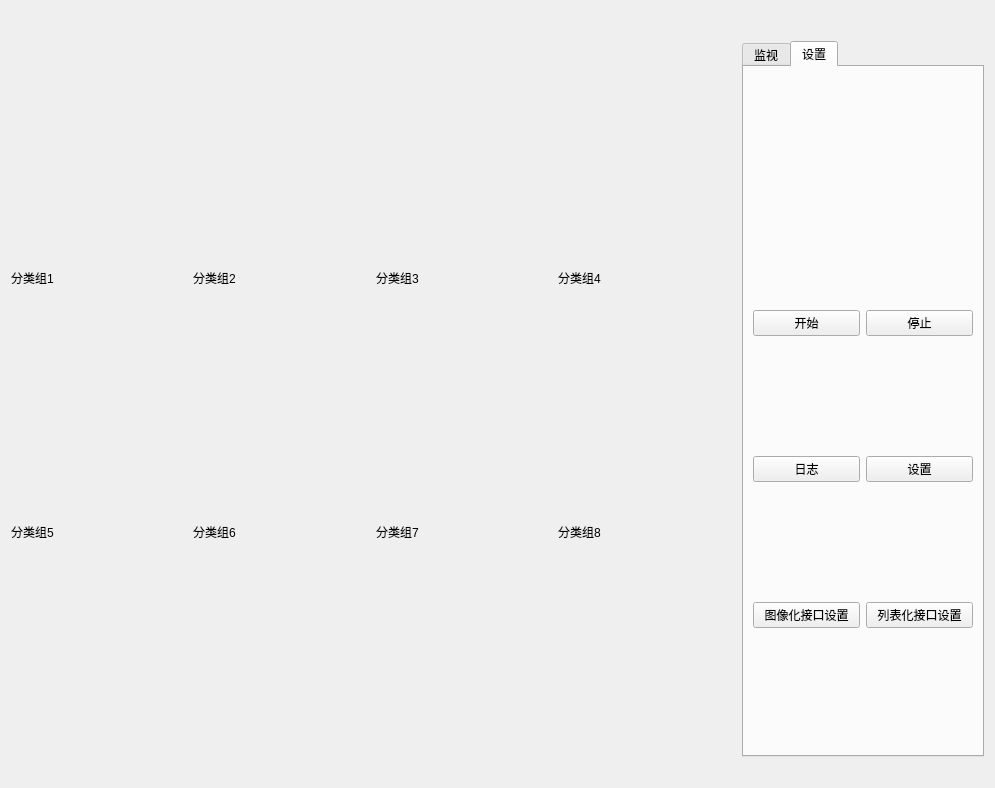
<?xml version="1.0" encoding="UTF-8"?>
<ui version="4.0">
 <class>mainui</class>
 <widget class="PanelItem" name="mainui">
  <property name="windowModality">
   <enum>Qt::NonModal</enum>
  </property>
  <property name="enabled">
   <bool>true</bool>
  </property>
  <property name="geometry">
   <rect>
    <x>0</x>
    <y>0</y>
    <width>995</width>
    <height>788</height>
   </rect>
  </property>
  <property name="windowTitle">
   <string>Form</string>
  </property>
  <property name="titleText" stdset="0">
   <string>音频监测</string>
  </property>
  <property name="isAlarm" stdset="0">
   <bool>false</bool>
  </property>
  <layout class="QHBoxLayout" name="mainuiLayout" stretch="3,1">
   <property name="topMargin">
    <number>35</number>
   </property>
   <item>
    <layout class="QGridLayout" name="gL" columnstretch="4,4,4,4">
     <property name="sizeConstraint">
      <enum>QLayout::SetDefaultConstraint</enum>
     </property>
     <property name="leftMargin">
      <number>0</number>
     </property>
     <property name="horizontalSpacing">
      <number>4</number>
     </property>
     <property name="verticalSpacing">
      <number>2</number>
     </property>
     <item row="1" column="3">
      <widget class="NavLabel" name="group_label_4">
       <property name="text">
        <string>分类组4</string>
       </property>
       <property name="scaledContents">
        <bool>false</bool>
       </property>
       <property name="indent">
        <number>-1</number>
       </property>
       <property name="background" stdset="0">
        <color>
         <red>136</red>
         <green>138</green>
         <blue>133</blue>
        </color>
       </property>
      </widget>
     </item>
     <item row="5" column="1">
      <layout class="QHBoxLayout" name="group_6"/>
     </item>
     <item row="3" column="2">
      <widget class="NavLabel" name="group_label_7">
       <property name="text">
        <string>分类组7</string>
       </property>
       <property name="background" stdset="0">
        <color>
         <red>136</red>
         <green>138</green>
         <blue>133</blue>
        </color>
       </property>
      </widget>
     </item>
     <item row="5" column="0">
      <layout class="QHBoxLayout" name="group_5"/>
     </item>
     <item row="1" column="1">
      <widget class="NavLabel" name="group_label_2">
       <property name="text">
        <string>分类组2</string>
       </property>
       <property name="background" stdset="0">
        <color>
         <red>136</red>
         <green>138</green>
         <blue>133</blue>
        </color>
       </property>
      </widget>
     </item>
     <item row="2" column="3">
      <layout class="QHBoxLayout" name="group_4">
       <property name="sizeConstraint">
        <enum>QLayout::SetFixedSize</enum>
       </property>
      </layout>
     </item>
     <item row="2" column="0">
      <layout class="QHBoxLayout" name="group_1">
       <property name="spacing">
        <number>0</number>
       </property>
       <property name="sizeConstraint">
        <enum>QLayout::SetFixedSize</enum>
       </property>
      </layout>
     </item>
     <item row="2" column="1">
      <layout class="QHBoxLayout" name="group_2"/>
     </item>
     <item row="2" column="2">
      <layout class="QHBoxLayout" name="group_3"/>
     </item>
     <item row="3" column="1">
      <widget class="NavLabel" name="group_label_6">
       <property name="text">
        <string>分类组6</string>
       </property>
       <property name="background" stdset="0">
        <color>
         <red>136</red>
         <green>138</green>
         <blue>133</blue>
        </color>
       </property>
      </widget>
     </item>
     <item row="1" column="0">
      <widget class="NavLabel" name="group_label_1">
       <property name="sizePolicy">
        <sizepolicy hsizetype="Minimum" vsizetype="Maximum">
         <horstretch>0</horstretch>
         <verstretch>0</verstretch>
        </sizepolicy>
       </property>
       <property name="layoutDirection">
        <enum>Qt::LeftToRight</enum>
       </property>
       <property name="text">
        <string>分类组1</string>
       </property>
       <property name="scaledContents">
        <bool>false</bool>
       </property>
       <property name="background" stdset="0">
        <color>
         <red>136</red>
         <green>138</green>
         <blue>133</blue>
        </color>
       </property>
      </widget>
     </item>
     <item row="3" column="0">
      <widget class="NavLabel" name="group_label_5">
       <property name="sizePolicy">
        <sizepolicy hsizetype="Preferred" vsizetype="Maximum">
         <horstretch>0</horstretch>
         <verstretch>0</verstretch>
        </sizepolicy>
       </property>
       <property name="text">
        <string>分类组5</string>
       </property>
       <property name="background" stdset="0">
        <color>
         <red>136</red>
         <green>138</green>
         <blue>133</blue>
        </color>
       </property>
      </widget>
     </item>
     <item row="5" column="3">
      <layout class="QHBoxLayout" name="group_8"/>
     </item>
     <item row="5" column="2">
      <layout class="QHBoxLayout" name="group_7"/>
     </item>
     <item row="3" column="3">
      <widget class="NavLabel" name="group_label_8">
       <property name="text">
        <string>分类组8</string>
       </property>
       <property name="background" stdset="0">
        <color>
         <red>136</red>
         <green>138</green>
         <blue>133</blue>
        </color>
       </property>
      </widget>
     </item>
     <item row="1" column="2">
      <widget class="NavLabel" name="group_label_3">
       <property name="text">
        <string>分类组3</string>
       </property>
       <property name="background" stdset="0">
        <color>
         <red>136</red>
         <green>138</green>
         <blue>133</blue>
        </color>
       </property>
      </widget>
     </item>
    </layout>
   </item>
   <item>
    <layout class="QVBoxLayout" name="leftLayout">
     <item>
      <widget class="ButtonGroup" name="ChangeGroup" native="true">
       <property name="interval" stdset="0">
        <number>300</number>
       </property>
       <property name="lineLen" stdset="0">
        <number>3</number>
       </property>
       <property name="index" stdset="0">
        <number>0</number>
       </property>
       <property name="texts" stdset="0">
        <string>0-32;32-64;64-128</string>
       </property>
       <property name="lineColor" stdset="0">
        <color>
         <red>136</red>
         <green>138</green>
         <blue>133</blue>
        </color>
       </property>
       <property name="btnNormalColor" stdset="0">
        <color>
         <red>46</red>
         <green>52</green>
         <blue>54</blue>
        </color>
       </property>
       <property name="btnHoverColor" stdset="0">
        <color>
         <red>102</red>
         <green>102</green>
         <blue>102</blue>
        </color>
       </property>
       <property name="btnDarkColor" stdset="0">
        <color>
         <red>111</red>
         <green>122</green>
         <blue>126</blue>
        </color>
       </property>
       <property name="textNormalColor" stdset="0">
        <color>
         <red>243</red>
         <green>243</green>
         <blue>243</blue>
        </color>
       </property>
       <property name="textHoverColor" stdset="0">
        <color>
         <red>245</red>
         <green>121</green>
         <blue>0</blue>
        </color>
       </property>
       <property name="textDarkColor" stdset="0">
        <color>
         <red>136</red>
         <green>138</green>
         <blue>133</blue>
        </color>
       </property>
      </widget>
     </item>
     <item>
      <widget class="QTabWidget" name="tabWidget">
       <property name="sizePolicy">
        <sizepolicy hsizetype="Expanding" vsizetype="Expanding">
         <horstretch>0</horstretch>
         <verstretch>0</verstretch>
        </sizepolicy>
       </property>
       <property name="currentIndex">
        <number>1</number>
       </property>
       <widget class="QWidget" name="tab1">
        <attribute name="title">
         <string>监视</string>
        </attribute>
        <layout class="QHBoxLayout" name="tab1Layout"/>
       </widget>
       <widget class="QWidget" name="tab_2">
        <attribute name="title">
         <string>设置</string>
        </attribute>
        <layout class="QGridLayout" name="tab2Layout">
         <property name="sizeConstraint">
          <enum>QLayout::SetDefaultConstraint</enum>
         </property>
         <item row="0" column="0">
          <widget class="SwitchButton" name="Modelswitch" native="true">
           <property name="sizePolicy">
            <sizepolicy hsizetype="Preferred" vsizetype="Fixed">
             <horstretch>0</horstretch>
             <verstretch>0</verstretch>
            </sizepolicy>
           </property>
           <property name="space" stdset="0">
            <number>2</number>
           </property>
           <property name="checked" stdset="0">
            <bool>false</bool>
           </property>
           <property name="showCircle" stdset="0">
            <bool>false</bool>
           </property>
           <property name="animation" stdset="0">
            <bool>true</bool>
           </property>
           <property name="bgColorOff" stdset="0">
            <color>
             <red>46</red>
             <green>52</green>
             <blue>54</blue>
            </color>
           </property>
           <property name="bgColorOn" stdset="0">
            <color>
             <red>46</red>
             <green>52</green>
             <blue>54</blue>
            </color>
           </property>
           <property name="sliderColorOff" stdset="0">
            <color>
             <red>4</red>
             <green>241</green>
             <blue>246</blue>
            </color>
           </property>
           <property name="sliderColorOn" stdset="0">
            <color>
             <red>4</red>
             <green>241</green>
             <blue>246</blue>
            </color>
           </property>
           <property name="textOff" stdset="0">
            <string>轮听</string>
           </property>
           <property name="textOn" stdset="0">
            <string>监听</string>
           </property>
          </widget>
         </item>
         <item row="0" column="1">
          <widget class="GaugeProgress" name="VolumeProgress" native="true">
           <property name="sizePolicy">
            <sizepolicy hsizetype="Preferred" vsizetype="Preferred">
             <horstretch>0</horstretch>
             <verstretch>0</verstretch>
            </sizepolicy>
           </property>
           <property name="showValue" stdset="0">
            <bool>true</bool>
           </property>
          </widget>
         </item>
         <item row="1" column="0">
          <widget class="QPushButton" name="Start">
           <property name="text">
            <string>开始</string>
           </property>
          </widget>
         </item>
         <item row="1" column="1">
          <widget class="QPushButton" name="Stop">
           <property name="text">
            <string>停止</string>
           </property>
          </widget>
         </item>
         <item row="2" column="0">
          <widget class="QPushButton" name="Messages">
           <property name="text">
            <string>日志</string>
           </property>
          </widget>
         </item>
         <item row="2" column="1">
          <widget class="QPushButton" name="Setup">
           <property name="text">
            <string>设置</string>
           </property>
          </widget>
         </item>
         <item row="3" column="0">
          <widget class="QPushButton" name="Graph">
           <property name="text">
            <string>图像化接口设置</string>
           </property>
          </widget>
         </item>
         <item row="3" column="1">
          <widget class="QPushButton" name="Patchbay">
           <property name="text">
            <string>列表化接口设置</string>
           </property>
          </widget>
         </item>
        </layout>
       </widget>
      </widget>
     </item>
     <item>
      <widget class="CpuMemoryLabel" name="cpuMemorylabel">
       <property name="sizePolicy">
        <sizepolicy hsizetype="Preferred" vsizetype="Preferred">
         <horstretch>0</horstretch>
         <verstretch>0</verstretch>
        </sizepolicy>
       </property>
      </widget>
     </item>
    </layout>
   </item>
  </layout>
 </widget>
 <customwidgets>
  <customwidget>
   <class>GaugeProgress</class>
   <extends>QWidget</extends>
   <header>gaugeprogress.h</header>
  </customwidget>
  <customwidget>
   <class>NavLabel</class>
   <extends>QLabel</extends>
   <header>navlabel.h</header>
  </customwidget>
  <customwidget>
   <class>ButtonGroup</class>
   <extends>QWidget</extends>
   <header>buttongroup.h</header>
  </customwidget>
  <customwidget>
   <class>SwitchButton</class>
   <extends>QWidget</extends>
   <header>switchbutton.h</header>
  </customwidget>
  <customwidget>
   <class>CpuMemoryLabel</class>
   <extends>QLabel</extends>
   <header>cpumemorylabel.h</header>
  </customwidget>
  <customwidget>
   <class>PanelItem</class>
   <extends>QWidget</extends>
   <header>panelitem.h</header>
   <container>1</container>
  </customwidget>
 </customwidgets>
 <resources/>
 <connections/>
</ui>
